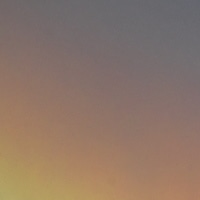
#> input picture 01_ori.png, 200 x 200 px, given in place of A1.png, which was not available
$ python main.py
#> lines starting #> are read from the running program, lines starting #| are printed output that depends on the picture; pictures that were not available may be replaced by others from this repository, and a replacement may not be noted
import numpy as np
import matplotlib.pyplot as plt
import cv2
import pandas as pd
from docx import Document
from docx.shared import Inches
from io import BytesIO

# Część pierwsza — wczytywanie obrazów
imgA1 = plt.imread('A1.png')
#> imgA1 is the input picture: shape (200, 200, 4) float32; mean R, G, B, A 0.551, 0.462, 0.408, 1
imgA2 = plt.imread('A2.jpg')
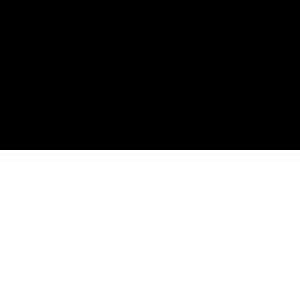
#> input picture A2.jpg, 100 x 100 px (shown 3 times larger)
#> imgA2 is the input picture: shape (100, 100, 3); min 0, max 255, mean 127.5
imgA3 = plt.imread('A3.png')
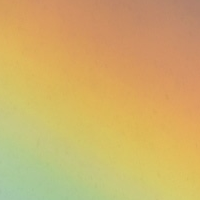
#> input picture 02_ori.png, 200 x 200 px, given in place of A3.png, which was not available
#> imgA3 is the input picture: shape (200, 200, 4) float32; mean R, G, B, A 0.817, 0.688, 0.414, 1
imgA4 = plt.imread('A4.jpg')
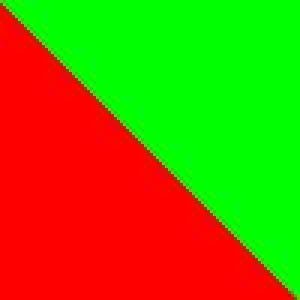
#> input picture A4.jpg, 100 x 100 px (shown 3 times larger)
#> imgA4 is the input picture: shape (100, 100, 3); mean R, G, B 125.5, 128.9, 1.4
imgB1 = plt.imread('B01.png')
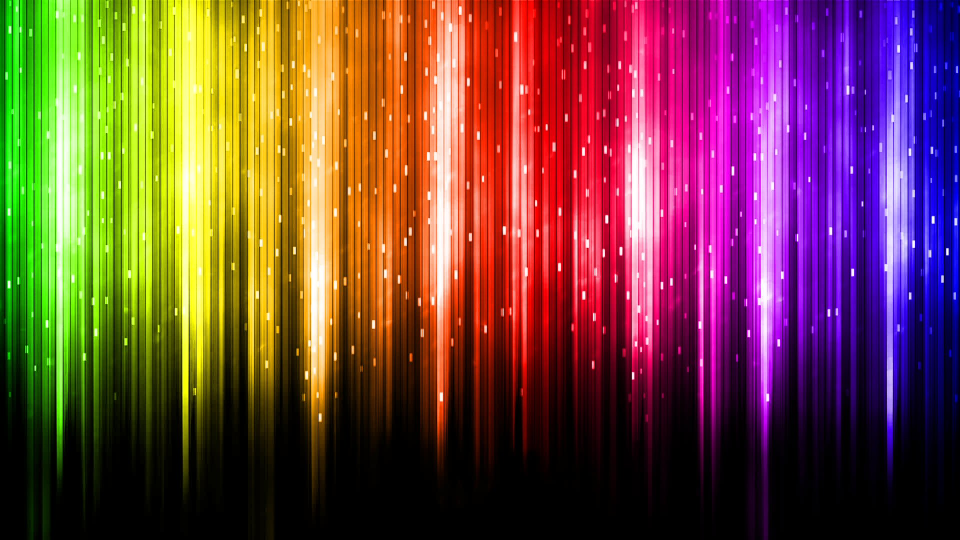
#> input picture B01.png, 1920 x 1080 px (shown at 1/2 size)
#> imgB1 is the input picture: shape (1080, 1920, 3) float32; mean R, G, B 0.459, 0.273, 0.243
imgB2 = plt.imread('B02.jpg')
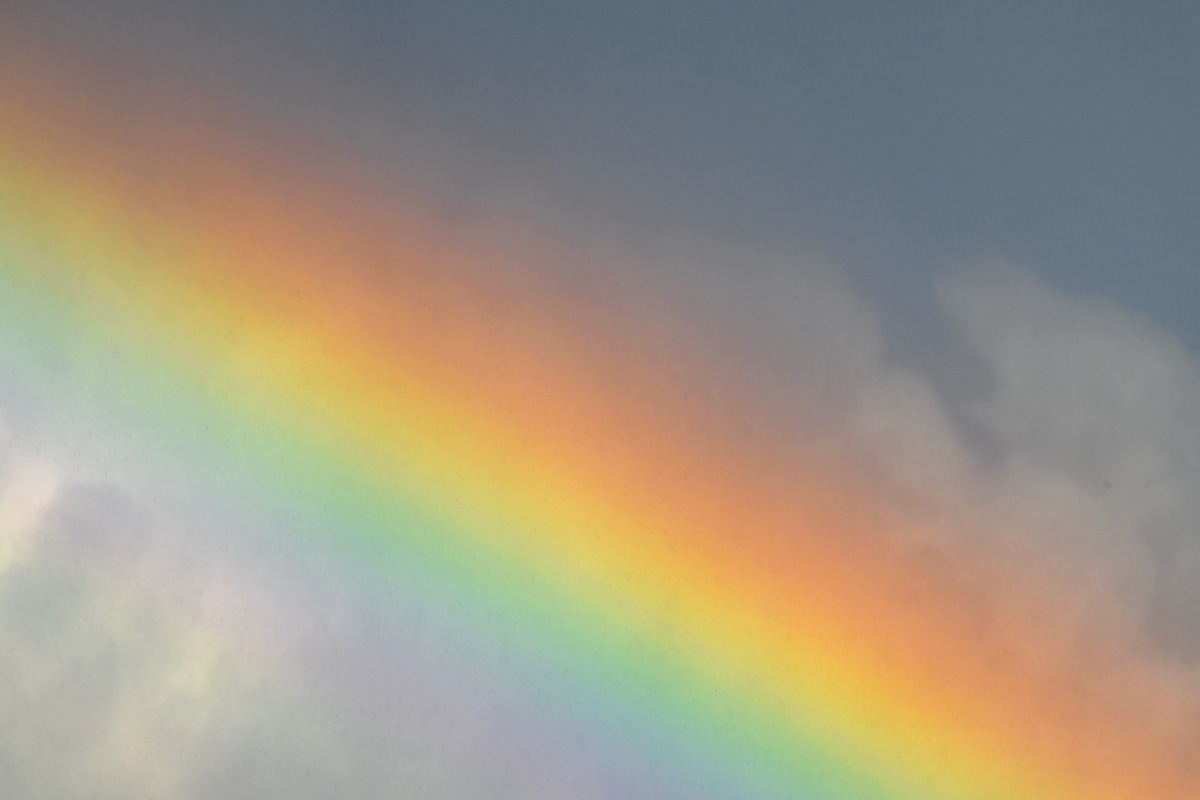
#> input picture B02.jpg, 1200 x 800 px
#> imgB2 is the input picture: shape (800, 1200, 3); mean R, G, B 159.6, 150.3, 131.9

# [8 lines of commented-out code are left out]
def imgToUint8(img):  #
    print(np.issubdtype(img.dtype, np.integer))  # A2 A4 B2
    print(np.issubdtype(img.dtype, np.unsignedinteger))  # A2 A4 B2
    print(np.issubdtype(img.dtype, np.floating))  # A1 A3 B1
    print('Stare wartości')
    print(img.dtype)
    print(img.shape)
    print(np.min(img), np.max(img))
    newImg = (img * 255.0).astype('uint8')
    print('Nowe wartości')
    print(newImg.dtype)
    print(newImg.shape)
    print(np.min(newImg), np.max(newImg))
    plt.imshow(newImg)
    # plt.show()


def imgToFloat(img):
    print(np.issubdtype(img.dtype, np.integer))  # A2 A4 B2
    print(np.issubdtype(img.dtype, np.unsignedinteger))  # A2 A4 B2
    print(np.issubdtype(img.dtype, np.floating))  # A1 A3 B1
    print('Stare wartości')
    print(img.dtype)
    print(img.shape)
    print(np.min(img), np.max(img))
    newImg = img / 255.0
    print('Nowe wartości')
    print(newImg.dtype)
    print(newImg.shape)
    print(np.min(newImg), np.max(newImg))
    plt.imshow(newImg)
    # plt.show()


# Część druga — wyświetlanie obrazów
def imgToGray1(img):
    R = img[:, :, 0]
    plt.imshow(R, cmap=plt.cm.gray, vmin=0, vmax=255)
    # plt.show()


def imgToGray2(img):
    img_BGR = cv2.imread(img)
    img_gray = cv2.cvtColor(img_BGR, cv2.COLOR_BGR2GRAY)
    plt.imshow(img_gray, cmap='gray')
    # [7 lines of commented-out code are left out]


imgU = imgB1  # A1 A3 B1
# imgToUint8(imgU)

imgF = imgB2  # A2 A4 B2


# [8 lines of commented-out code are left out]
def partThree(img, saveImg):
#> called with saveImg = 0
    plt.figure(figsize=(10, 10))
    fig, axs = plt.subplots(3, 3)
    plt.subplot(3, 3, 1)
    plt.title("Oryginalny")
    if saveImg:
        plt.imsave('200_200_default.png', img)
    plt.imshow(img)

    plt.subplot(3, 3, 2)
    plt.title('Y1')
    r1, g1, b1 = img[:, :, 0], img[:, :, 1], img[:, :, 2]
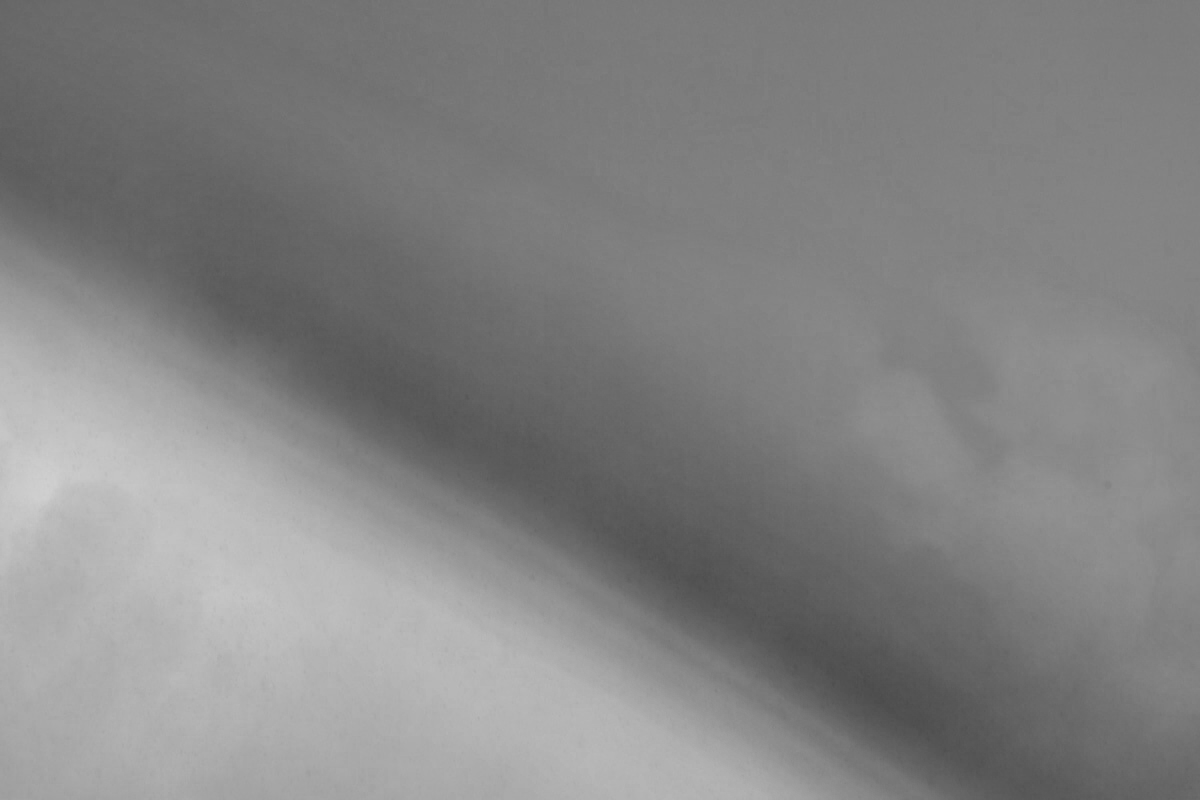
#> b1: shape (800, 1200); min 74, max 208, mean 131.9
    result1 = 0.299 * r1 + 0.587 * g1 + 0.114 * b1
    if saveImg:
        plt.imsave('200_200_Y1.png', result1, cmap='gray')
    plt.imshow(result1, cmap='gray')

    plt.subplot(3, 3, 3)
    plt.title('Y2')
    r2, g2, b2 = img[:, :, 0], img[:, :, 1], img[:, :, 2]
    result2 = 0.2126 * r2 + 0.7152 * g2 + 0.0722 * b2
    if saveImg:
        plt.imsave('200_200_Y2.png', result2, cmap='gray')
    plt.imshow(result2, cmap='gray')

    plt.subplot(3, 3, 4)
    plt.title('R')
    R = img[:, :, 0]
    if saveImg:
        plt.imsave('200_200_R.png', R, cmap=plt.cm.gray, vmin=0, vmax=255)
    plt.imshow(R, cmap=plt.cm.gray, vmin=0, vmax=255)

    plt.subplot(3, 3, 5)
    plt.title('G')
    G = img[:, :, 1]
    if saveImg:
        plt.imsave('200_200_G.png', G, cmap=plt.cm.gray, vmin=0, vmax=255)
    plt.imshow(G, cmap=plt.cm.gray, vmin=0, vmax=255)

    plt.subplot(3, 3, 6)
    plt.title('B')
    B = img[:, :, 2]
    if saveImg:
        plt.imsave('200_200_B.png', B, cmap=plt.cm.gray, vmin=0, vmax=255)
    plt.imshow(B, cmap=plt.cm.gray, vmin=0, vmax=255)

    plt.subplot(3, 3, 7)
    plt.title('R')
    imgTmp = img.copy()
    imgTmp[:, :, 1] = 0
    imgTmp[:, :, 2] = 0
    if saveImg:
        plt.imsave('200_200_RR.png', imgTmp)
    plt.imshow(imgTmp)

    plt.subplot(3, 3, 8)
    plt.title('G')
    imgTmp = img.copy()
    imgTmp[:, :, 0] = 0
    imgTmp[:, :, 2] = 0
    if saveImg:
        plt.imsave('200_200_GG.png', imgTmp)
    plt.imshow(imgTmp)

    plt.subplot(3, 3, 9)
    plt.title('B')
    imgTmp = img.copy()
    imgTmp[:, :, 0] = 0
    imgTmp[:, :, 1] = 0
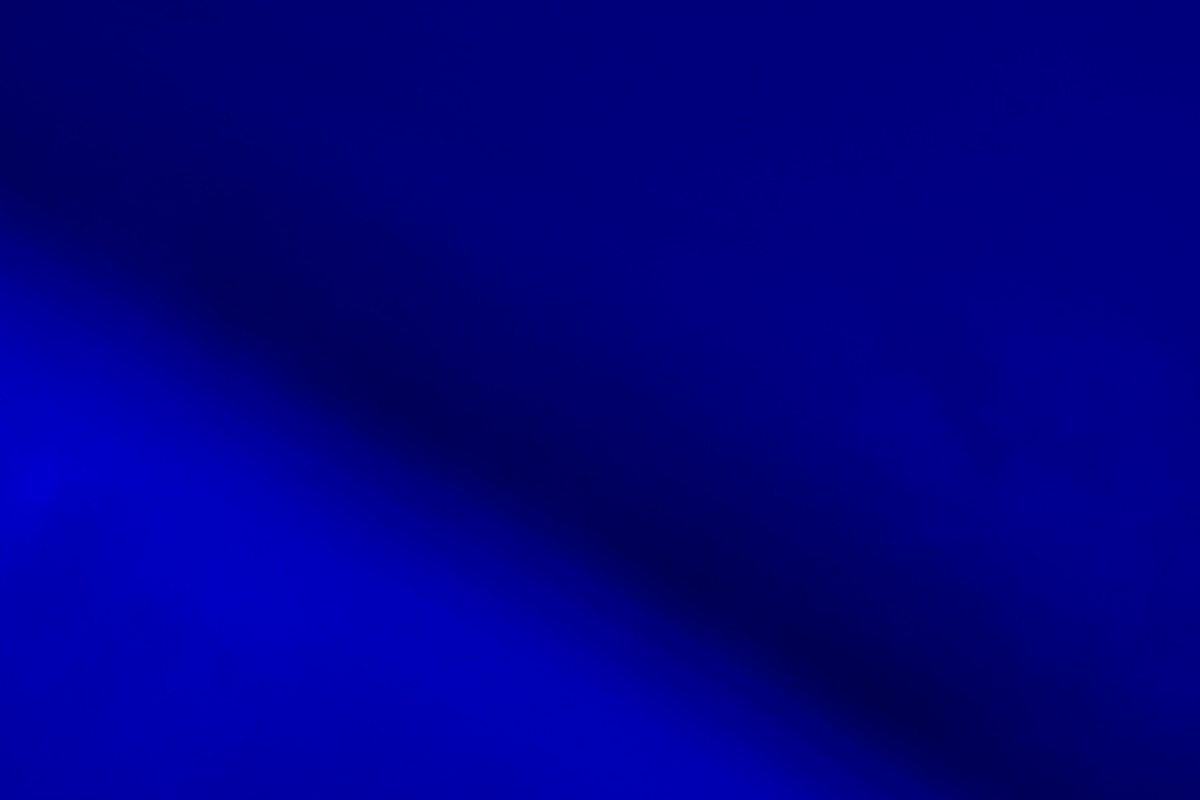
#> imgTmp: shape (800, 1200, 3); mean R, G, B 0, 0, 131.9
    if saveImg:
        plt.imsave('200_200_BB.png', imgTmp)
    plt.imshow(imgTmp)
    plt.savefig('wykresP3.jpg')
    return fig


imgPartThree = imgB2
partThree(imgPartThree, 0)

# zadanie trzecie

df = pd.DataFrame(data={'Filename': ['B02.jpg'],
                        'Fragments': [[[0, 0, 200, 200], [300, 300, 500, 500], [600, 600, 800, 800]]]
                        })
# print(df)

#> (the run stopped early here; a loop or call above may not have finished)
